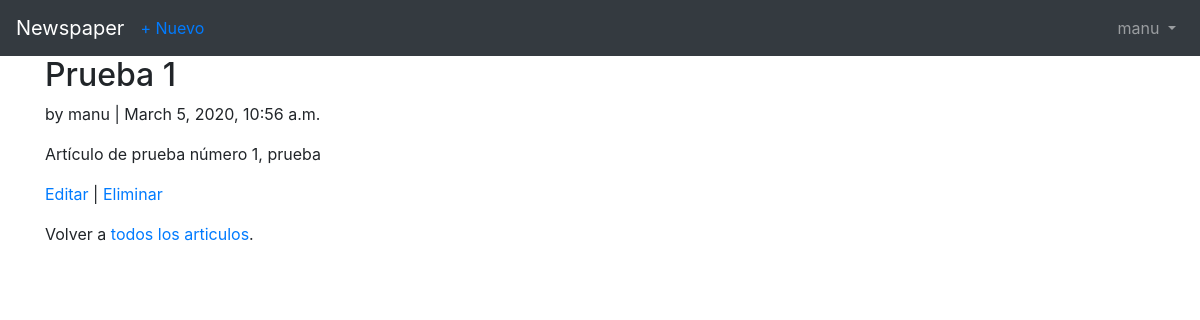
Screenshot of /articles/1/ (signed in) with the database file from the repository.
### users/models.py (models this page shows)
class CustomUser(AbstractUser):
    age = models.PositiveIntegerField(default=0)

### articles/models.py (models this page shows, shortened)
class Article(models.Model):
    title = models.CharField(max_length=255)
    body = models.TextField()
    date = models.DateTimeField(auto_now_add=True)
    author = models.ForeignKey(
        settings.AUTH_USER_MODEL,
        on_delete=models.CASCADE,
    )

### articles/views.py (the view)
# urls.py: path('<int:pk>/', views.ArticleDetailView.as_view(),
class ArticleDetailView(LoginRequiredMixin, DetailView):
    model = models.Article
    template_name = 'article_detail.html'
    login_url = 'login'

### templates/article_detail.html
{% extends 'base.html' %}
{% block content %}
<div class="article-entry">
    <h2>{{ object.title }}</h2>
    <p>by {{ object.author }} | {{ object.date }}</p>
    <p>{{ object.body }}</p>
</div>
<p><a href="{% url 'article_edit' article.pk %}">Editar</a> | <a
        href="{% url 'article_delete' article.pk %}">Eliminar</a>
</p>
<p>Volver a <a href="{% url 'article_list' %}">todos los articulos</a>.</p>
{% endblock content %}

### templates/base.html (shortened to what this page needs)
<!doctype html>
<html lang="en">
<head>
    <link rel="stylesheet" href="https://maxcdn.bootstrapcdn.com/bootstrap/4.0.0/css/bootstrap.min.css"
>
</head>
<body>
    <nav class="navbar navbar-expand-md navbar-dark bg-dark mb- ">
        <a class="navbar-brand" href="{% url 'home' %}">Newspaper</a>
        {% if user.is_authenticated %}
        <ul class="navbar-nav mr-auto">
            <li class="nav-item"><a href="{% url 'article_new' %}">+ Nuevo</a></li>
        </ul>
        {% endif %}
        <div class="collapse navbar-collapse" id="navbarCollapse">
            {% if user.is_authenticated %}
            <ul class="navbar-nav ml-auto">
                <li class="nav-item">
                    <a class="nav-link dropdown-toggle" href="#" id="userMenu" data-toggle="dropdown"
                        aria-haspopup="true" aria-expanded="false">
                        {{ user.username }}
                    </a>
                </li>
            </ul>
            {% else %}
            <form class="form-inline ml-auto">
                <a href="{% url 'login' %}" class="btn btn-outline-secondary">Log in</a>
                <a href="{% url 'signup' %}" class="btn btn-primary ml- ">Sign up</a>
            </form>
            {% endif %}
        </div>
    </nav>
    <div class="container">
        {% block content %}
        {% endblock %}
    </div>
</body>
</html>

### rows the page displays
CustomUser: username "manu"
Article: title "Prueba 1", author "manu", date "March 5, 2020, 10:56 a.m.", body "Artículo de prueba número 1, prueba"
